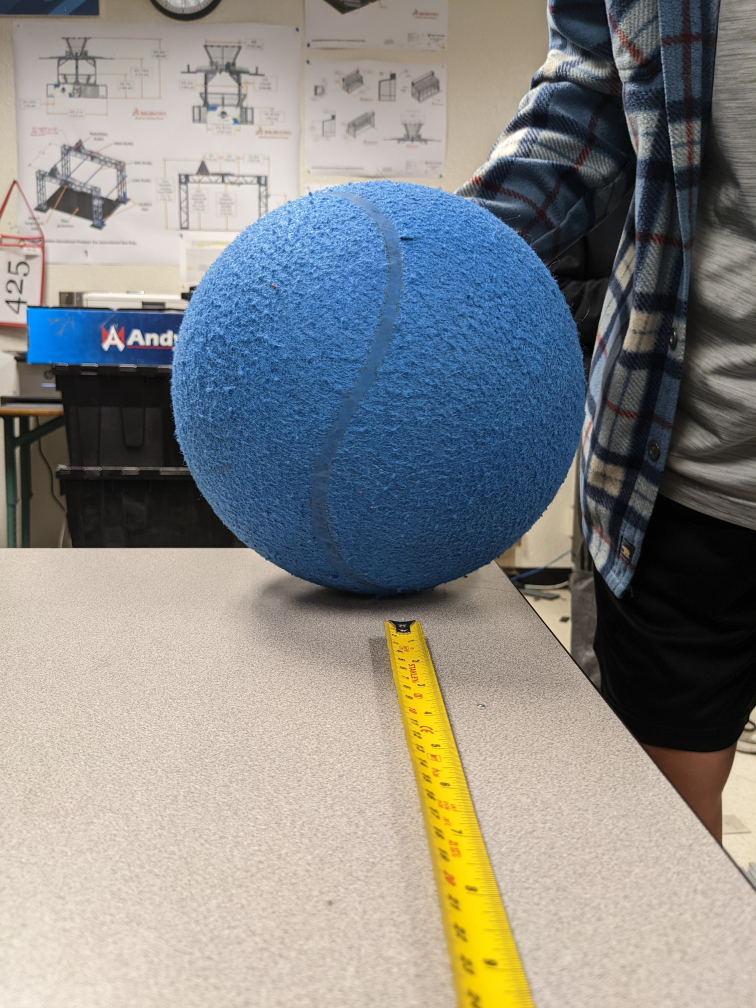
#> input picture ball.jpg, 3024 x 4032 px, given in place of the camera (shown at 1/4 size)
$ python imageprocessing.py
#> lines starting #> are read from the running program, lines starting #| are printed output that depends on the picture; after the words box and inside, x2 and y2 are one past the last pixel; in counts of white or black regions, pixels touching at a corner belong together
import cv2
import numpy as np
import time
import math

blue_ball = True #determine ally color

#PID controller coefficients
Kp = 1 #coefficient for proportional
Ki = 0.2 #coefficient for integral
Kd = 0 #coefficient for derivative

integral_previous = 0
start_time = time.time()
frame_count = 0
frame_num = 0

if(blue_ball):
  lower_threshold = np.array([100,40,40])
  upper_threshold = np.array([130,255,255])
else:
  lower_threshold = np.array([0,40,40])
  upper_threshold = np.array([8,255,255])
  lower_threshold2 = np.array([170,40,40])
  upper_threshold2 = np.array([179,255,255])

#PID calculations
def PIDCalc(x_value):
  #declares integral previous and start time as the global ones
  global integral_previous
  global start_time

  #x_value adjustments
  x_value = 320 - x_value

  #PID calculations
  errorP = x_value * Kp
  errorI = (integral_previous + (x_value * (time.time()-start_time))) * Ki
  errorD = Kd
  error = errorP + errorI + errorD

  #updating integral
  integral_previous = errorI

  #update start time
  start_time = time.time()
  return error/120


scale_factor = 1

cap = cv2.VideoCapture(0)
if not cap.isOpened():
    print("Cannot open usb camera")
    exit()

cap.set(cv2.CAP_PROP_FRAME_WIDTH, 1280)
cap.set(cv2.CAP_PROP_FRAME_HEIGHT, 720)


ret, test_frame = cap.read()
#> test_frame is the input picture: shape (4032, 3024, 3); mean B, G, R 134.2, 136.5, 136.3

x_res = int(test_frame.shape[1]/scale_factor)
#> x_res = 3024
y_res = int(test_frame.shape[0]/scale_factor)
#> y_res = 4032

if(blue_ball):
  while True:
    start_time = time.time()

    #getting video frame
    ret, frame = cap.read()

    #convert image to HSV
    hsv = cv2.cvtColor(frame, cv2.COLOR_BGR2HSV)
#> hsv: shape (4032, 3024, 3); mean H, S, V 41.8, 65.1, 154.5

    #mask image with color range (blue)
    mask = cv2.inRange(hsv, lower_threshold, upper_threshold)
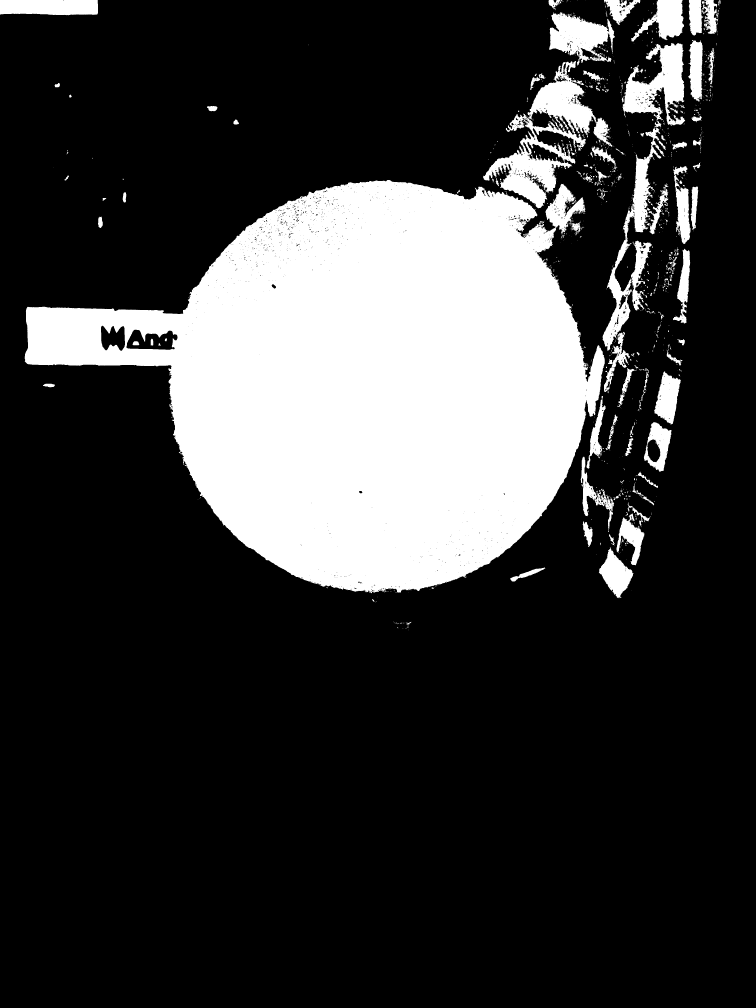
#> mask: shape (4032, 3024) (shown at 1/4 size); 22.4% white; 1662 white regions (1404 under 20 px), largest, box (x1, y1, x2, y2) and area: (99, 720, 2419, 2373) 2321078, (1932, 454, 2344, 833) 49365, (2410, 510, 2659, 1404) 45532

    #noise reduction code
    noise_reduction = cv2.blur(mask,(10,10))
    noise_reduction = cv2.inRange(noise_reduction,1,75)
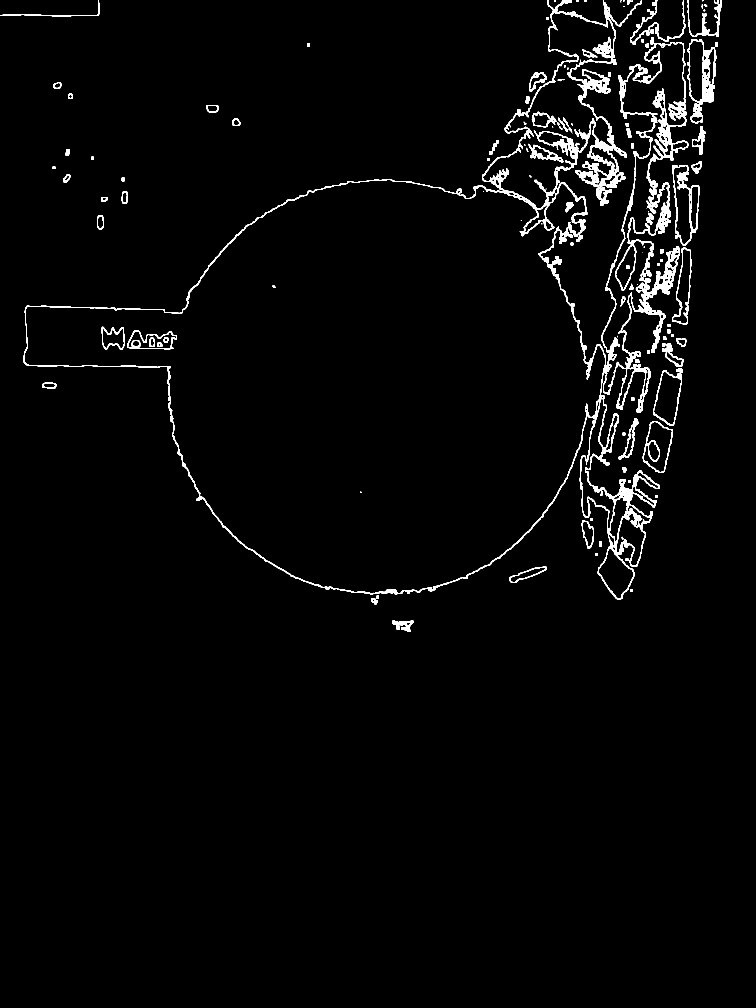
#> noise_reduction: shape (4032, 3024) (shown at 1/4 size); 2.1% white; 166 white regions (26 under 20 px), largest, box (x1, y1, x2, y2) and area: (95, 0, 2746, 2398) 169893, (2749, 156, 2866, 494) 10242, (2688, 660, 2798, 981) 5877
    noise_reduction = cv2.blur(noise_reduction,(15,15))
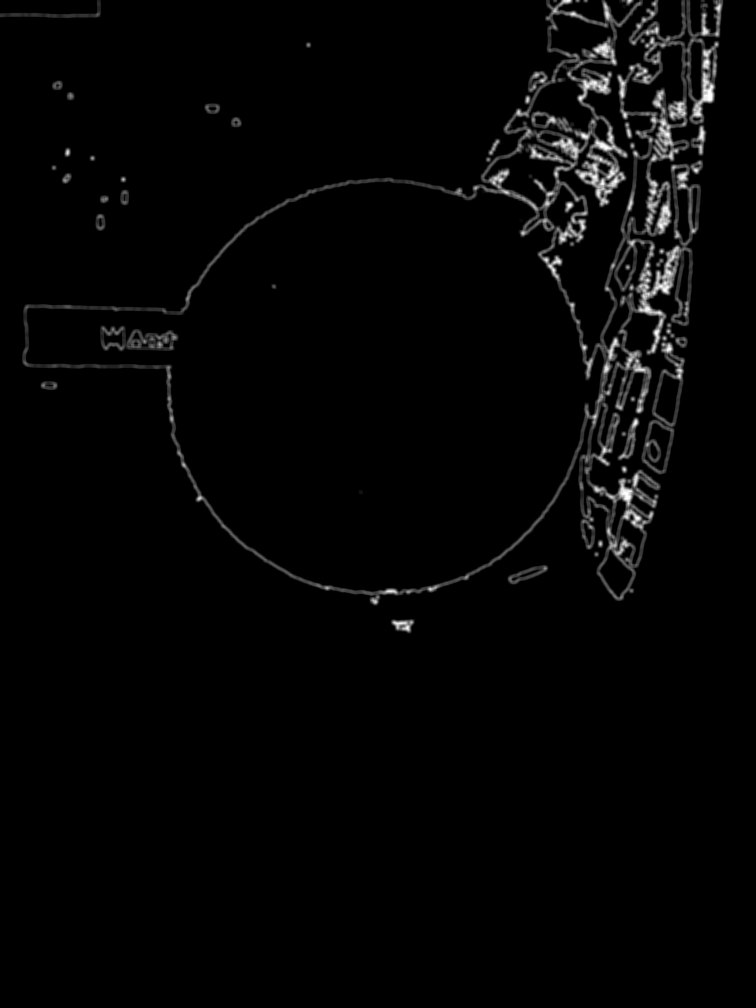
#> noise_reduction: shape (4032, 3024) (shown at 1/4 size); min 0, max 255, mean 5.3

    circles = cv2.HoughCircles(noise_reduction,cv2.HOUGH_GRADIENT,1.3,minDist=25,param1=50,param2=70,minRadius=10,maxRadius=120)
#> circles = 27 rows, first 8: [2178.1, 546.6, 84.88], [2595.4, 1356.5, 119.2], [2406.9, 667.5, 67.72], [2708.5, 554.4, 104.9], [2699.4, 519.3, 93.46], [2379.6, 629.8, 70.58], [2686.4, 832.6, 84.88], [2183.3, 579.1, 60.57]


    #cv2.imshow("result",noise_reduction)
    cv2.imshow("normal",frame)
    #cv2.imshow("normal2",noise_reduction)
    if cv2.waitKey(1) & 0xFF == ord('q'):
#> (key q is pressed here)
      break
    fps = round(1.0 / (time.time() - start_time))
    print("FPS: ", fps)

    frame_count += fps
    frame_num += 1

else:
  while True:

    ret, frame = cap.read()
    frame_scaled = cv2.resize(frame, dsize=(x_res, y_res), interpolation=cv2.INTER_CUBIC)

    hsv = cv2.cvtColor(frame_scaled, cv2.COLOR_BGR2HSV)
    mask1 = cv2.inRange(hsv, lower_threshold, upper_threshold)
    mask2 = cv2.inRange(hsv, lower_threshold2, upper_threshold2)
    mask = mask1 + mask2

    #noise reduction code
    noise_reduction = cv2.blur(mask,(15,15))
    noise_reduction = cv2.inRange(noise_reduction,10,70)
    noise_reduction = cv2.blur(noise_reduction,(15,15))

    circles = cv2.HoughCircles(noise_reduction,cv2.HOUGH_GRADIENT,1.3,x_res,param1=50,param2=70,minRadius=1,maxRadius=120)

    if circles is not None:
      circles = np.uint16(np.around(circles))
      max_radius = math.floor((circles.argmax()+1)/3)
      x_pos = circles[0,max_radius,0]
      y_pos = circles[0,max_radius,1]
      print("x:",x_pos,"y:",y_pos)
      for i in circles[0,:]:
        # draw the outer circle
        cv2.circle(frame_scaled,(i[0],i[1]),i[2],(0,255,0),2)
        # draw the center of the circle
        cv2.circle(frame_scaled,(i[0],i[1]),2,(0,0,255),3)

    #print("FPS: ", round(1.0 / (time.time() - start_time)))
    if cv2.waitKey(1) & 0xFF == ord('q'):
      break

cap.release()
cv2.destroyAllWindows()
#> (the run stopped early here; a loop or call above may not have finished)
